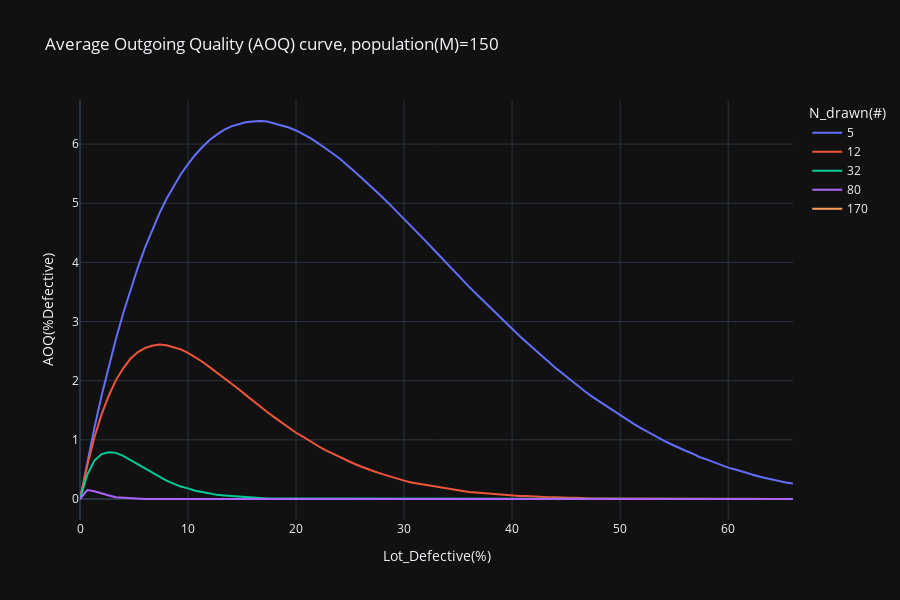

The code cell stored with this chart in its notebook:
### Markdown cell above
AOQ curve

### Code cell
fig2 = px.line(df, x='Lot_Defective', y='AOQ', color='N_drawn',height=600
                ,title=f"Average Outgoing Quality (AOQ) curve, population(M)={M}"
                ,labels={
                    'Lot_Defective':'Lot_Defective(%)',
                    'AOQ':'AOQ(%Defective)',
                    'N_drawn':'N_drawn(#)'})
fig2.show()
# fig.write_html(f"AOQcurve_population{M}.html")

### Figure 1 — Plotly figure (JSON) as saved in the notebook; plotly's stock layout.template omitted (floating-point values rounded to 4 significant figures)
{"data": [{"hovertemplate": "N_drawn(#)=5<br>Lot_Defective(%)=%{x}<br>AOQ(%Defective)=%{y}<extra></extra>", "legendgroup": "5", "line": {"color": "#636efa", "dash": "solid"}, "marker": {"symbol": "circle"}, "mode": "lines", "name": "5", "orientation": "v", "showlegend": true, "type": "scatter", "x": [0, 0.67, 1.33, 2, 2.67, 3.33, 4, 4.67, 5.33, 6, 6.67, 7.33, 8, 8.67, 9.33, 10, 10.67, 11.33, 12, 12.67, 13.33, 14.0, 14.67, 15.33, 16, 16.67, 17.33, 18, 18.67, 19.33, 20, 20.67, 21.33, 22, 22.67, 23.33, 24, 24.67, 25.33, 26, 26.67, 27.33, 28.0, 28.67, 29.33, 30, 30.67, 31.33, 32, 32.67, 33.33, 34, 34.67, 35.33, 36, 36.67, 37.33, 38, 38.67, 39.33, 40, 40.67, 41.33, 42, 42.67, 43.33, 44, 44.67, 45.33, 46, 46.67, 47.33, 48, 48.67, 49.33, 50, 50.67, 51.33, 52, 52.67, 53.33, 54, 54.67, 55.33, 56.0, 56.67, 57.33, 58.0, 58.67, 59.33, 60, 60.67, 61.33, 62, 62.67, 63.33, 64, 64.67, 65.33, 66], "xaxis": "x", "y": [0, 0.62, 1.2, 1.75, 2.25, 2.71, 3.14, 3.54, 3.9, 4.24, 4.54, 4.82, 5.07, 5.29, 5.49, 5.66, 5.82, 5.95, 6.07, 6.16, 6.24, 6.3, 6.34, 6.37, 6.38, 6.39, 6.38, 6.35, 6.32, 6.28, 6.23, 6.17, 6.1, 6.02, 5.94, 5.85, 5.76, 5.66, 5.55, 5.44, 5.33, 5.22, 5.1, 4.98, 4.86, 4.73, 4.61, 4.48, 4.36, 4.23, 4.1, 3.97, 3.85, 3.72, 3.59, 3.47, 3.35, 3.23, 3.11, 2.99, 2.87, 2.76, 2.65, 2.54, 2.43, 2.32, 2.22, 2.12, 2.02, 1.93, 1.83, 1.74, 1.66, 1.57, 1.49, 1.41, 1.33, 1.26, 1.19, 1.12, 1.06, 0.99, 0.93, 0.87, 0.82, 0.77, 0.71, 0.67, 0.62, 0.58, 0.53, 0.5, 0.46, 0.43, 0.39, 0.36, 0.33, 0.31, 0.28, 0.26], "yaxis": "y"}, {"hovertemplate": "N_drawn(#)=12<br>Lot_Defective(%)=%{x}<br>AOQ(%Defective)=%{y}<extra></extra>", "legendgroup": "12", "line": {"color": "#EF553B", "dash": "solid"}, "marker": {"symbol": "circle"}, "mode": "lines", "name": "12", "orientation": "v", "showlegend": true, "type": "scatter", "x": [0, 0.67, 1.33, 2, 2.67, 3.33, 4, 4.67, 5.33, 6, 6.67, 7.33, 8, 8.67, 9.33, 10, 10.67, 11.33, 12, 12.67, 13.33, 14.0, 14.67, 15.33, 16, 16.67, 17.33, 18, 18.67, 19.33, 20, 20.67, 21.33, 22, 22.67, 23.33, 24, 24.67, 25.33, 26, 26.67, 27.33, 28.0, 28.67, 29.33, 30, 30.67, 31.33, 32, 32.67, 33.33, 34, 34.67, 35.33, 36, 36.67, 37.33, 38, 38.67, 39.33, 40, 40.67, 41.33, 42, 42.67, 43.33, 44, 44.67, 45.33, 46, 46.67, 47.33, 48, 48.67, 49.33, 50, 50.67, 51.33, 52, 52.67, 53.33, 54, 54.67, 55.33, 56.0, 56.67, 57.33, 58.0, 58.67, 59.33, 60, 60.67, 61.33, 62, 62.67, 63.33, 64, 64.67, 65.33, 66], "xaxis": "x", "y": [0, 0.56, 1.04, 1.43, 1.75, 2.01, 2.21, 2.37, 2.48, 2.55, 2.59, 2.61, 2.6, 2.57, 2.53, 2.47, 2.4, 2.32, 2.23, 2.14, 2.05, 1.95, 1.86, 1.76, 1.66, 1.57, 1.47, 1.38, 1.29, 1.21, 1.12, 1.05, 0.97, 0.9, 0.83, 0.77, 0.71, 0.65, 0.6, 0.55, 0.5, 0.46, 0.42, 0.38, 0.35, 0.31, 0.28, 0.26, 0.23, 0.21, 0.19, 0.17, 0.15, 0.13, 0.12, 0.11, 0.1, 0.08, 0.07, 0.07, 0.06, 0.05, 0.05, 0.04, 0.04, 0.03, 0.03, 0.02, 0.02, 0.02, 0.01, 0.01, 0.01, 0.01, 0.01, 0.01, 0, 0, 0, 0, 0, 0, 0, 0, 0, 0, 0, 0, 0, 0, 0, 0, 0, 0, 0, 0, 0, 0, 0, 0], "yaxis": "y"}, {"hovertemplate": "N_drawn(#)=32<br>Lot_Defective(%)=%{x}<br>AOQ(%Defective)=%{y}<extra></extra>", "legendgroup": "32", "line": {"color": "#00cc96", "dash": "solid"}, "marker": {"symbol": "circle"}, "mode": "lines", "name": "32", "orientation": "v", "showlegend": true, "type": "scatter", "x": [0, 0.67, 1.33, 2, 2.67, 3.33, 4, 4.67, 5.33, 6, 6.67, 7.33, 8, 8.67, 9.33, 10, 10.67, 11.33, 12, 12.67, 13.33, 14.0, 14.67, 15.33, 16, 16.67, 17.33, 18, 18.67, 19.33, 20, 20.67, 21.33, 22, 22.67, 23.33, 24, 24.67, 25.33, 26, 26.67, 27.33, 28.0, 28.67, 29.33, 30, 30.67, 31.33, 32, 32.67, 33.33, 34, 34.67, 35.33, 36, 36.67, 37.33, 38, 38.67, 39.33, 40, 40.67, 41.33, 42, 42.67, 43.33, 44, 44.67, 45.33, 46, 46.67, 47.33, 48, 48.67, 49.33, 50, 50.67, 51.33, 52, 52.67, 53.33, 54, 54.67, 55.33, 56.0, 56.67, 57.33, 58.0, 58.67, 59.33, 60, 60.67, 61.33, 62, 62.67, 63.33, 64, 64.67, 65.33, 66], "xaxis": "x", "y": [0, 0.41, 0.65, 0.76, 0.79, 0.78, 0.73, 0.66, 0.58, 0.51, 0.44, 0.37, 0.31, 0.26, 0.21, 0.18, 0.14, 0.12, 0.09, 0.07, 0.06, 0.05, 0.04, 0.03, 0.02, 0.02, 0.01, 0.01, 0.01, 0.01, 0, 0, 0, 0, 0, 0, 0, 0, 0, 0, 0, 0, 0, 0, 0, 0, 0, 0, 0, 0, 0, 0, 0, 0, 0, 0, 0, 0, 0, 0, 0, 0, 0, 0, 0, 0, 0, 0, 0, 0, 0, 0, 0, 0, 0, 0, 0, 0, 0, 0, 0, 0, 0, 0, 0, 0, 0, 0, 0, 0, 0, 0, 0, 0, 0, 0, 0, 0, 0, 0], "yaxis": "y"}, {"hovertemplate": "N_drawn(#)=80<br>Lot_Defective(%)=%{x}<br>AOQ(%Defective)=%{y}<extra></extra>", "legendgroup": "80", "line": {"color": "#ab63fa", "dash": "solid"}, "marker": {"symbol": "circle"}, "mode": "lines", "name": "80", "orientation": "v", "showlegend": true, "type": "scatter", "x": [0, 0.67, 1.33, 2, 2.67, 3.33, 4, 4.67, 5.33, 6, 6.67, 7.33, 8, 8.67, 9.33, 10, 10.67, 11.33, 12, 12.67, 13.33, 14.0, 14.67, 15.33, 16, 16.67, 17.33, 18, 18.67, 19.33, 20, 20.67, 21.33, 22, 22.67, 23.33, 24, 24.67, 25.33, 26, 26.67, 27.33, 28.0, 28.67, 29.33, 30, 30.67, 31.33, 32, 32.67, 33.33, 34, 34.67, 35.33, 36, 36.67, 37.33, 38, 38.67, 39.33, 40, 40.67, 41.33, 42, 42.67, 43.33, 44, 44.67, 45.33, 46, 46.67, 47.33, 48, 48.67, 49.33, 50, 50.67, 51.33, 52, 52.67, 53.33, 54, 54.67, 55.33, 56.0, 56.67, 57.33, 58.0, 58.67, 59.33, 60, 60.67, 61.33, 62, 62.67, 63.33, 64, 64.67, 65.33, 66], "xaxis": "x", "y": [0, 0.15, 0.13, 0.09, 0.06, 0.03, 0.02, 0.01, 0, 0, 0, 0, 0, 0, 0, 0, 0, 0, 0, 0, 0, 0, 0, 0, 0, 0, 0, 0, 0, 0, 0, 0, 0, 0, 0, 0, 0, 0, 0, 0, 0, 0, 0, 0, 0, 0, 0, 0, 0, 0, 0, 0, 0, 0, 0, 0, 0, 0, 0, 0, 0, 0, 0, 0, 0, 0, 0, 0, 0, 0, 0, 0, 0, 0, 0, 0, 0, 0, 0, 0, 0, 0, 0, 0, 0, 0, 0, 0, 0, 0, 0, 0, 0, 0, 0, 0, 0, 0, 0, 0], "yaxis": "y"}, {"hovertemplate": "N_drawn(#)=170<br>Lot_Defective(%)=%{x}<br>AOQ(%Defective)=%{y}<extra></extra>", "legendgroup": "170", "line": {"color": "#FFA15A", "dash": "solid"}, "marker": {"symbol": "circle"}, "mode": "lines", "name": "170", "orientation": "v", "showlegend": true, "type": "scatter", "x": [0, 0.67, 1.33, 2, 2.67, 3.33, 4, 4.67, 5.33, 6, 6.67, 7.33, 8, 8.67, 9.33, 10, 10.67, 11.33, 12, 12.67, 13.33, 14.0, 14.67, 15.33, 16, 16.67, 17.33, 18, 18.67, 19.33, 20, 20.67, 21.33, 22, 22.67, 23.33, 24, 24.67, 25.33, 26, 26.67, 27.33, 28.0, 28.67, 29.33, 30, 30.67, 31.33, 32, 32.67, 33.33, 34, 34.67, 35.33, 36, 36.67, 37.33, 38, 38.67, 39.33, 40, 40.67, 41.33, 42, 42.67, 43.33, 44, 44.67, 45.33, 46, 46.67, 47.33, 48, 48.67, 49.33, 50, 50.67, 51.33, 52, 52.67, 53.33, 54, 54.67, 55.33, 56.0, 56.67, 57.33, 58.0, 58.67, 59.33, 60, 60.67, 61.33, 62, 62.67, 63.33, 64, 64.67, 65.33, 66], "xaxis": "x", "y": [null, null, null, null, null, null, null, null, null, null, null, null, null, null, null, null, null, null, null, null, null, null, null, null, null, null, null, null, null, null, null, null, null, null, null, null, null, null, null, null, null, null, null, null, null, null, null, null, null, null, null, null, null, null, null, null, null, null, null, null, null, null, null, null, null, null, null, null, null, null, null, null, null, null, null, null, null, null, null, null, null, null, null, null, null, null, null, null, null, null, null, null, null, null, null, null, null, null, null, null], "yaxis": "y"}], "layout": {"height": 600, "legend": {"title": {"text": "N_drawn(#)"}, "tracegroupgap": 0}, "title": {"text": "Average Outgoing Quality (AOQ) curve, population(M)=150"}, "xaxis": {"anchor": "y", "domain": [0, 1], "title": {"text": "Lot_Defective(%)"}}, "yaxis": {"anchor": "x", "domain": [0, 1], "title": {"text": "AOQ(%Defective)"}}}}
